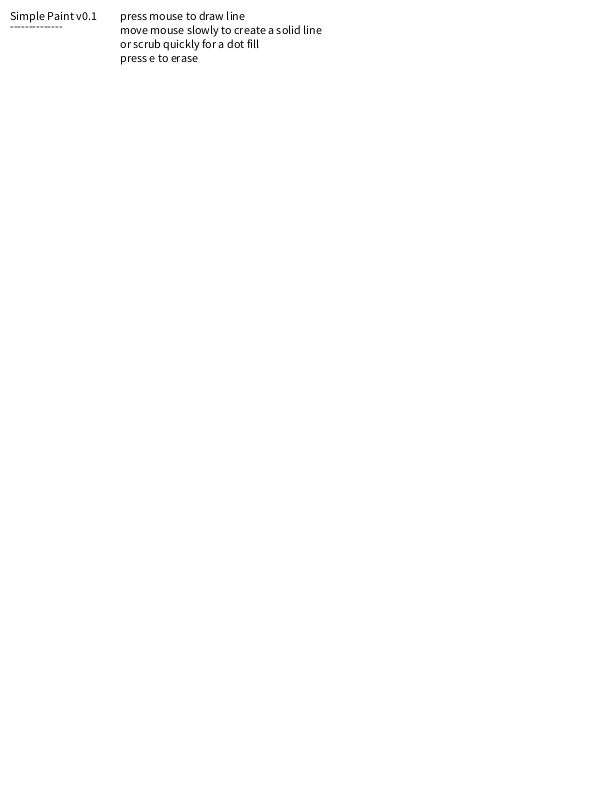
Frame 1 (no input)
Frame 60 (the mouse pressed at the canvas centre just before this capture): identical to frame 1, image omitted
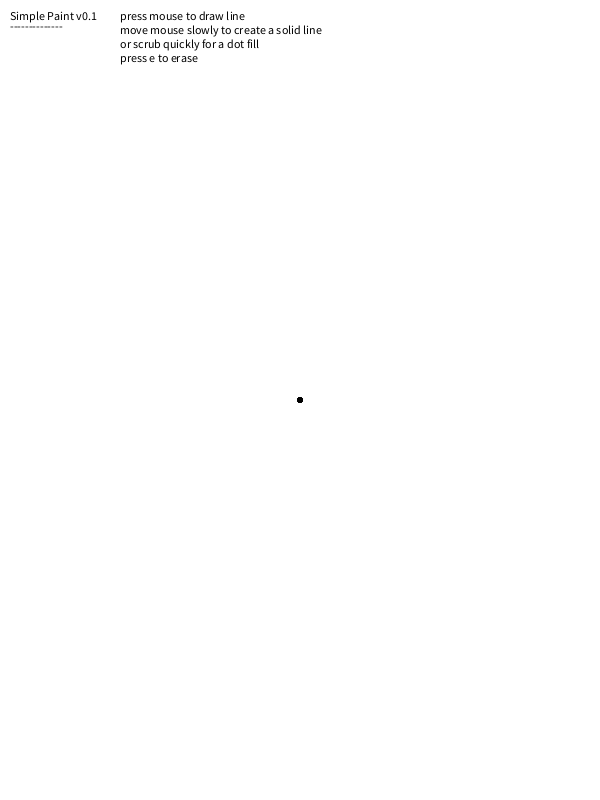
Frame 120 (the mouse held since frame 60 and released just before this capture)

The Processing sketch that drew these frames (run headless with seeded random() and noise(); from frame 60 on, the mouse is pressed at the canvas centre):

// Processing sketch: simple_paint_01
// ── simple_paint_01.pde
// --------------------------
//      SIMPLE PAINT v0.1
// --------------------------
//
// Simple drawing tool examples
// with pen down, erase canvas, and instructions 

void setup() {

  // change size, A4 portrait
  size(600, 800);

  // set background white
  background(255);

  // draw the instructions to the screen
  drawInstructions();
}

void draw() {

  // turn off stroke
  noStroke();

  // set fill to black
  fill(0);

  // draw a circle at the mouse, with 5px diameter if mouse is pressed
  if (mousePressed) {
    ellipse(mouseX, mouseY, 5, 5);
  }

  // if a key is pressed, and it's the 'e' key, then set background to white
  if ((keyPressed)&&(key =='e')) {
    background(255);
    drawInstructions();
  }
}

void drawInstructions() {
  
  // this function draws the instructions on the screen
  // I've put it in a function because I needed to use it twice! (setup and clear screen)
  // better to do this than copy and paste code

  // put some instructions on screen
  fill(0);
  text("Simple Paint v0.1", 10, 20);
  text("--------------", 10, 30);
  text("press mouse to draw line\nmove mouse slowly to create a solid line\nor scrub quickly for a dot fill\npress e to erase", 120, 20);
}
